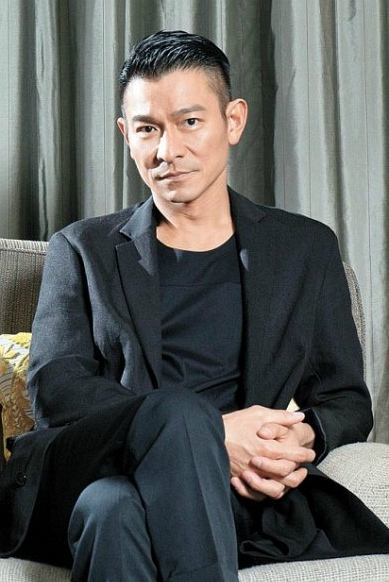
#> input picture faigure-detection/landmark/images/liudehua.jpg, 389 x 582 px, given in place of test.avi, which was not available
$ python 'Opencv BM.py'
#> lines starting #> are read from the running program, lines starting #| are printed output that depends on the picture; after the words box and inside, x2 and y2 are one past the last pixel; in counts of white or black regions, pixels touching at a corner belong together; pictures that were not available may be replaced by others from this repository, and a replacement may not be noted
import numpy as np
import cv2

def cv_show(name,img):
	cv2.imshow(name, img)
	cv2.waitKey(0)
	cv2.destroyAllWindows()


cap = cv2.VideoCapture('test.avi')

kernel = cv2.getStructuringElement(cv2.MORPH_ELLIPSE,(3,3))

fgbg = cv2.createBackgroundSubtractorMOG2()

while(True):
    ret, frame = cap.read()
#> frame is the input picture: shape (582, 389, 3); mean B, G, R 91.6, 93.5, 91

    fg_mask = fgbg.apply(frame)
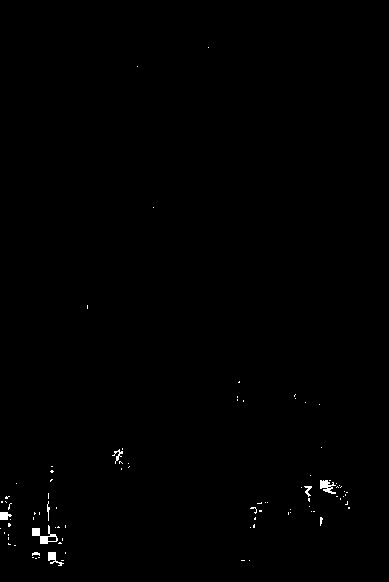
#> fg_mask: shape (582, 389); values 127 (black) and 255 (white), 0.39% white; 90 white regions (82 under 20 px), largest, box (x1, y1, x2, y2) and area: (32, 525, 58, 544) 182, (320, 480, 336, 494) 127, (48, 552, 64, 566) 96

    fg_mask = cv2.morphologyEx(fg_mask, cv2.MORPH_OPEN, kernel)
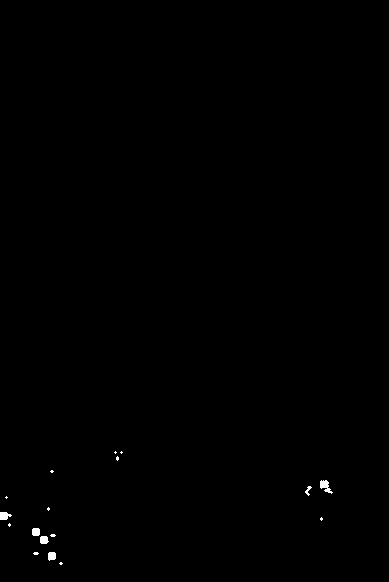
#> fg_mask: shape (582, 389); values 127 (black) and 255 (white), 0.21% white; 17 white regions (11 under 20 px), largest, box (x1, y1, x2, y2) and area: (320, 480, 333, 494) 93, (0, 512, 12, 520) 71, (48, 552, 56, 561) 62, (40, 536, 49, 544) 61, (32, 528, 40, 536) 60, (305, 486, 312, 496) 30

#    cv_show('original',frame)
#    cv_show('temp', fg_mask)

    contours, hierarchy = cv2.findContours(fg_mask, cv2.RETR_EXTERNAL, cv2.CHAIN_APPROX_SIMPLE)
#> contours = [[[0, 0], [0, 581], [388, 581], [388, 0]]]

    for c in contours:

        perimeter = cv2.arcLength(c,True)
        if perimeter > 188:
            x,y,w,h = cv2.boundingRect(c)
            cv2.rectangle(frame,(x,y),(x+w,y+h),(0,255,0),2)
#> this loop made 1 pass
#> (c, perimeter, x, y, w, h) on pass 1: ([[0, 0], [0, 581], [388, 581], [388, 0]], 1938, 0, 0, 389, 582)
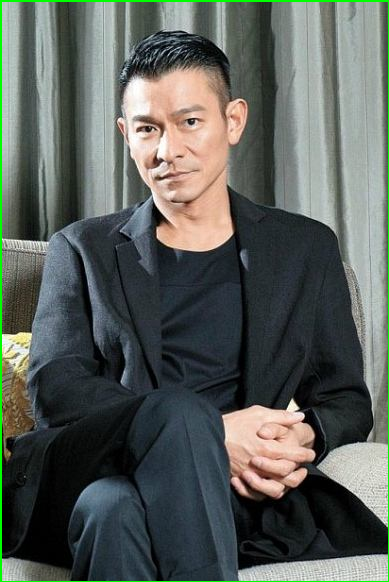
#> frame: shape (582, 389, 3); 1.28% of pixels changed, all inside (x1, y1, x2, y2) = (0, 0, 389, 582)

    cv2.imshow('frame',frame)
    cv2.imshow('fgmask', fg_mask)
    k = cv2.waitKey(150) & 0xff
#> (key Esc is pressed here)
    if k == 27:
        break

cap.release()
cv2.destroyAllWindows()
